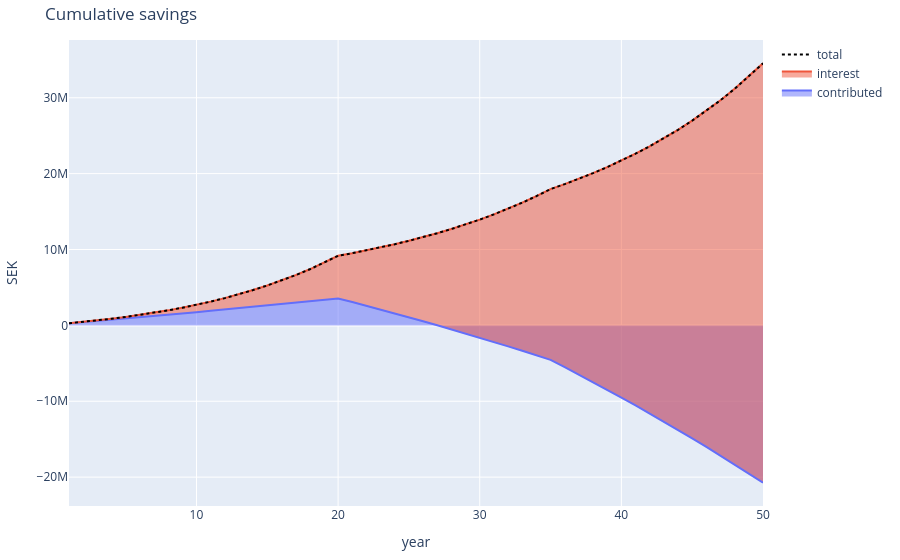

Notebook code for this chart:
### Code cell
BASE = 1.2e5
ADDITION_GROWTH_RATE = 0.0165 # yearly addition increases % per year
YEARLY_RATE = 0.09 # per year

YEAR_PLAN = [
    # saving 12k a month
    {
        'year': [1, 15], 
        'yearly_addition': 12*12500, 
        'yearly_addition_change': ADDITION_GROWTH_RATE, 
        'yearly_growth_rate': YEARLY_RATE
        }, 
    # saving 14k a month
    {
        'year': [16, 20], 
        'yearly_addition': 12*14500, 
        'yearly_addition_change': ADDITION_GROWTH_RATE, 
        'yearly_growth_rate': YEARLY_RATE
        }, 
    # lump sum withdrawal
    # {
    #     'year': 20, 
    #     'yearly_addition': -1.5e6
    #     },
    # no addition, subtraction only
    {
        'year': [21, 35], 
        'yearly_addition': -12*40000, 
        'yearly_addition_change': ADDITION_GROWTH_RATE, 
        'yearly_growth_rate': YEARLY_RATE
    },
    # # no addition, no subtraction
    # {
    #     'year': [36, 40], 
    #     'yearly_addition': 0, 
    #     'yearly_addition_change': 0, 
    #     'yearly_growth_rate': YEARLY_RATE
    # },
    # no addition, no subtraction
    {
        'year': [36, 50], 
        'yearly_addition': -12*40000*2, 
        'yearly_addition_change': ADDITION_GROWTH_RATE, 
        'yearly_growth_rate': YEARLY_RATE
    },
]

contributed, interest_earned, yearly_addition, total = f_compound(
    base=BASE,
    year_plan=YEAR_PLAN,
    plot=True
    )

### Figure 1 — Plotly figure (JSON) as saved in the notebook; plotly's stock layout.template omitted (floating-point values rounded to 4 significant figures)
{"data": [{"hovertemplate": "%{y:,.2~f}<extra></extra>", "name": "contributed", "stackgroup": "one", "type": "scatter", "x": [1, 2, 3, 4, 5, 6, 7, 8, 9, 10, 11, 12, 13, 14, 15, 16, 17, 18, 19, 20, 21, 22, 23, 24, 25, 26, 27, 28, 29, 30, 31, 32, 33, 34, 35, 36, 37, 38, 39, 40, 41, 42, 43, 44, 45, 46, 47, 48, 49, 50], "y": [270000, 422475, 577500.0, 735000.0, 895200.0, 1058000.0, 1223000.0, 1392000.0, 1563000.0, 1736000.0, 1913000.0, 2093000.0, 2275000.0, 2461000.0, 2649000.0, 2823000.0, 3000000.0, 3180000.0, 3363000.0, 3549000.0, 3069000.0, 2581000.0, 2085000.0, 1581000.0, 1068000.0, 547200.0, 17630.0, -520600.0, -1068000.0, -1624000.0, -2189000.0, -2764000.0, -3348000.0, -3942000.0, -4546000.0, -5506000.0, -6481000.0, -7473000.0, -8482000.0, -9507000.0, -10550000.0, -11610000.0, -12680000.0, -13780000.0, -14890000.0, -16020000.0, -17170000.0, -18340000.0, -19530000.0, -20730000.0]}, {"hovertemplate": "%{y:,.2~f}<extra></extra>", "name": "interest", "stackgroup": "one", "type": "scatter", "x": [1, 2, 3, 4, 5, 6, 7, 8, 9, 10, 11, 12, 13, 14, 15, 16, 17, 18, 19, 20, 21, 22, 23, 24, 25, 26, 27, 28, 29, 30, 31, 32, 33, 34, 35, 36, 37, 38, 39, 40, 41, 42, 43, 44, 45, 46, 47, 48, 49, 50], "y": [10800, 36072, 77340.0, 136300.0, 214700.0, 314600.0, 438100.0, 587600.0, 765800.0, 975300.0, 1219000.0, 1501000.0, 1825000.0, 2194000.0, 2613000.0, 3086000.0, 3618000.0, 4214000.0, 4879000.0, 5621000.0, 6446000.0, 7303000.0, 8192000.0, 9117000.0, 10080000.0, 11080000.0, 12130000.0, 13220000.0, 14370000.0, 15560000.0, 16820000.0, 18130000.0, 19520000.0, 20970000.0, 22510000.0, 24120000.0, 25800000.0, 27540000.0, 29340000.0, 31220000.0, 33170000.0, 35210000.0, 37330000.0, 39550000.0, 41870000.0, 44300000.0, 46850000.0, 49520000.0, 52320000.0, 55270000.0]}, {"hovertemplate": "%{y:,.2~f}<extra></extra>", "line": {"color": "black", "dash": "dot"}, "name": "total", "type": "scatter", "x": [1, 2, 3, 4, 5, 6, 7, 8, 9, 10, 11, 12, 13, 14, 15, 16, 17, 18, 19, 20, 21, 22, 23, 24, 25, 26, 27, 28, 29, 30, 31, 32, 33, 34, 35, 36, 37, 38, 39, 40, 41, 42, 43, 44, 45, 46, 47, 48, 49, 50], "y": [280800, 458547, 654800.0, 871300.0, 1110000.0, 1373000.0, 1662000.0, 1979000.0, 2328000.0, 2712000.0, 3132000.0, 3594000.0, 4100000.0, 4655000.0, 5262000.0, 5910000.0, 6618000.0, 7394000.0, 8242000.0, 9170000.0, 9515000.0, 9883000.0, 10280000.0, 10700000.0, 11150000.0, 11630000.0, 12150000.0, 12700000.0, 13300000.0, 13940000.0, 14630000.0, 15370000.0, 16170000.0, 17030000.0, 17960000.0, 18620000.0, 19320000.0, 20060000.0, 20860000.0, 21710000.0, 22620000.0, 23600000.0, 24650000.0, 25770000.0, 26980000.0, 28280000.0, 29670000.0, 31180000.0, 32800000.0, 34540000.0]}], "layout": {"hovermode": "x unified", "margin": {"b": 50, "l": 60, "r": 20, "t": 40}, "title": {"text": "Cumulative savings"}, "xaxis": {"title": {"text": "year"}}, "yaxis": {"title": {"text": "SEK"}}}}
